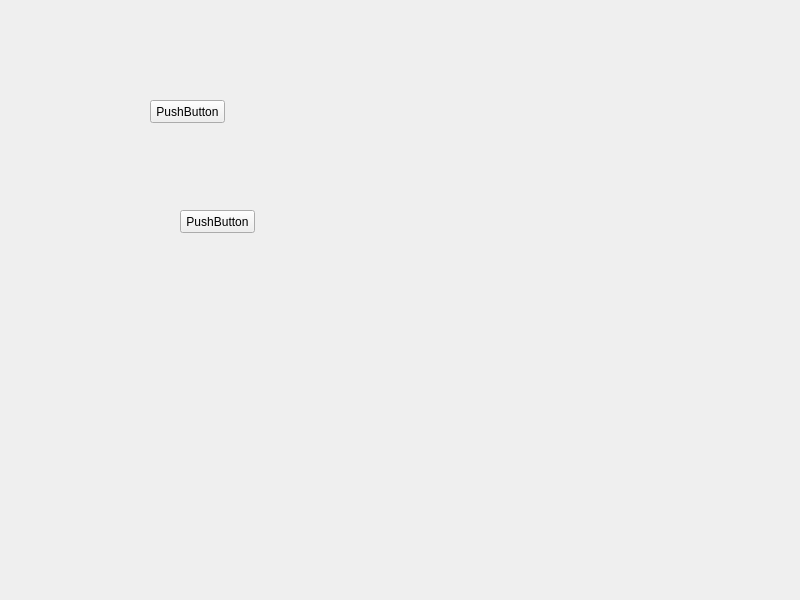
<?xml version="1.0" encoding="UTF-8"?>
<ui version="4.0">
 <class>MainWindow</class>
 <widget class="QMainWindow" name="MainWindow">
  <property name="geometry">
   <rect>
    <x>0</x>
    <y>0</y>
    <width>800</width>
    <height>600</height>
   </rect>
  </property>
  <property name="windowTitle">
   <string>MainWindow</string>
  </property>
  <widget class="QWidget" name="centralWidget">
   <widget class="QPushButton" name="pushButton">
    <property name="geometry">
     <rect>
      <x>150</x>
      <y>100</y>
      <width>75</width>
      <height>23</height>
     </rect>
    </property>
    <property name="text">
     <string>PushButton</string>
    </property>
   </widget>
   <widget class="QPushButton" name="pushButton_2">
    <property name="geometry">
     <rect>
      <x>180</x>
      <y>210</y>
      <width>75</width>
      <height>23</height>
     </rect>
    </property>
    <property name="text">
     <string>PushButton</string>
    </property>
   </widget>
  </widget>
 </widget>
 <resources/>
 <connections/>
</ui>
